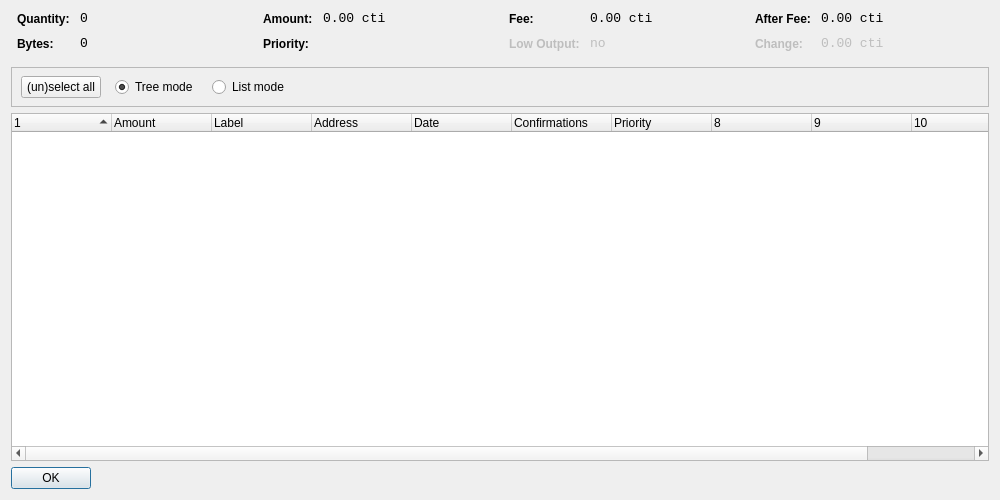
<?xml version="1.0" encoding="UTF-8"?>
<ui version="4.0">
 <class>CoinControlDialog</class>
 <widget class="QDialog" name="CoinControlDialog">
  <property name="geometry">
   <rect>
    <x>0</x>
    <y>0</y>
    <width>1000</width>
    <height>500</height>
   </rect>
  </property>
  <property name="windowTitle">
   <string>Coin Control</string>
  </property>
  <property name="styleSheet">
   <string notr="true">background-image: url(:/images/2b);</string>
  </property>
  <layout class="QVBoxLayout" name="verticalLayout">
   <item>
    <layout class="QHBoxLayout" name="horizontalLayoutTop" stretch="0,0,0,0">
     <property name="topMargin">
      <number>0</number>
     </property>
     <property name="bottomMargin">
      <number>10</number>
     </property>
     <item>
      <layout class="QFormLayout" name="formLayoutCoinControl1">
       <property name="horizontalSpacing">
        <number>10</number>
       </property>
       <property name="verticalSpacing">
        <number>10</number>
       </property>
       <property name="leftMargin">
        <number>6</number>
       </property>
       <property name="rightMargin">
        <number>6</number>
       </property>
       <item row="0" column="0">
        <widget class="QLabel" name="labelCoinControlQuantityText">
         <property name="styleSheet">
          <string notr="true">font-weight:bold;</string>
         </property>
         <property name="text">
          <string>Quantity:</string>
         </property>
        </widget>
       </item>
       <item row="0" column="1">
        <widget class="QLabel" name="labelCoinControlQuantity">
         <property name="font">
          <font>
           <family>Monospace</family>
           <pointsize>10</pointsize>
          </font>
         </property>
         <property name="cursor">
          <cursorShape>IBeamCursor</cursorShape>
         </property>
         <property name="contextMenuPolicy">
          <enum>Qt::ActionsContextMenu</enum>
         </property>
         <property name="text">
          <string notr="true">0</string>
         </property>
         <property name="textInteractionFlags">
          <set>Qt::LinksAccessibleByMouse|Qt::TextSelectableByKeyboard|Qt::TextSelectableByMouse</set>
         </property>
        </widget>
       </item>
       <item row="1" column="0">
        <widget class="QLabel" name="labelCoinControlBytesText">
         <property name="styleSheet">
          <string notr="true">font-weight:bold;</string>
         </property>
         <property name="text">
          <string>Bytes:</string>
         </property>
        </widget>
       </item>
       <item row="1" column="1">
        <widget class="QLabel" name="labelCoinControlBytes">
         <property name="font">
          <font>
           <family>Monospace</family>
           <pointsize>10</pointsize>
          </font>
         </property>
         <property name="cursor">
          <cursorShape>IBeamCursor</cursorShape>
         </property>
         <property name="contextMenuPolicy">
          <enum>Qt::ActionsContextMenu</enum>
         </property>
         <property name="text">
          <string notr="true">0</string>
         </property>
         <property name="textInteractionFlags">
          <set>Qt::LinksAccessibleByMouse|Qt::TextSelectableByKeyboard|Qt::TextSelectableByMouse</set>
         </property>
        </widget>
       </item>
      </layout>
     </item>
     <item>
      <layout class="QFormLayout" name="formLayoutCoinControl2">
       <property name="horizontalSpacing">
        <number>10</number>
       </property>
       <property name="verticalSpacing">
        <number>10</number>
       </property>
       <property name="leftMargin">
        <number>6</number>
       </property>
       <property name="rightMargin">
        <number>6</number>
       </property>
       <item row="0" column="0">
        <widget class="QLabel" name="labelCoinControlAmountText">
         <property name="styleSheet">
          <string notr="true">font-weight:bold;</string>
         </property>
         <property name="text">
          <string>Amount:</string>
         </property>
        </widget>
       </item>
       <item row="0" column="1">
        <widget class="QLabel" name="labelCoinControlAmount">
         <property name="font">
          <font>
           <family>Monospace</family>
           <pointsize>10</pointsize>
          </font>
         </property>
         <property name="cursor">
          <cursorShape>IBeamCursor</cursorShape>
         </property>
         <property name="contextMenuPolicy">
          <enum>Qt::ActionsContextMenu</enum>
         </property>
         <property name="text">
          <string notr="true">0.00 cti</string>
         </property>
         <property name="textInteractionFlags">
          <set>Qt::LinksAccessibleByMouse|Qt::TextSelectableByKeyboard|Qt::TextSelectableByMouse</set>
         </property>
        </widget>
       </item>
       <item row="1" column="0">
        <widget class="QLabel" name="labelCoinControlPriorityText">
         <property name="styleSheet">
          <string notr="true">font-weight:bold;</string>
         </property>
         <property name="text">
          <string>Priority:</string>
         </property>
        </widget>
       </item>
       <item row="1" column="1">
        <widget class="QLabel" name="labelCoinControlPriority">
         <property name="font">
          <font>
           <family>Monospace</family>
           <pointsize>10</pointsize>
          </font>
         </property>
         <property name="cursor">
          <cursorShape>IBeamCursor</cursorShape>
         </property>
         <property name="contextMenuPolicy">
          <enum>Qt::ActionsContextMenu</enum>
         </property>
         <property name="text">
          <string/>
         </property>
         <property name="textInteractionFlags">
          <set>Qt::LinksAccessibleByMouse|Qt::TextSelectableByKeyboard|Qt::TextSelectableByMouse</set>
         </property>
        </widget>
       </item>
      </layout>
     </item>
     <item>
      <layout class="QFormLayout" name="formLayoutCoinControl3">
       <property name="horizontalSpacing">
        <number>10</number>
       </property>
       <property name="verticalSpacing">
        <number>10</number>
       </property>
       <property name="leftMargin">
        <number>6</number>
       </property>
       <property name="rightMargin">
        <number>6</number>
       </property>
       <item row="0" column="0">
        <widget class="QLabel" name="labelCoinControlFeeText">
         <property name="styleSheet">
          <string notr="true">font-weight:bold;</string>
         </property>
         <property name="text">
          <string>Fee:</string>
         </property>
        </widget>
       </item>
       <item row="0" column="1">
        <widget class="QLabel" name="labelCoinControlFee">
         <property name="font">
          <font>
           <family>Monospace</family>
           <pointsize>10</pointsize>
          </font>
         </property>
         <property name="cursor">
          <cursorShape>IBeamCursor</cursorShape>
         </property>
         <property name="contextMenuPolicy">
          <enum>Qt::ActionsContextMenu</enum>
         </property>
         <property name="text">
          <string notr="true">0.00 cti</string>
         </property>
         <property name="textInteractionFlags">
          <set>Qt::LinksAccessibleByMouse|Qt::TextSelectableByKeyboard|Qt::TextSelectableByMouse</set>
         </property>
        </widget>
       </item>
       <item row="1" column="0">
        <widget class="QLabel" name="labelCoinControlLowOutputText">
         <property name="enabled">
          <bool>false</bool>
         </property>
         <property name="styleSheet">
          <string notr="true">font-weight:bold;</string>
         </property>
         <property name="text">
          <string>Low Output:</string>
         </property>
        </widget>
       </item>
       <item row="1" column="1">
        <widget class="QLabel" name="labelCoinControlLowOutput">
         <property name="enabled">
          <bool>false</bool>
         </property>
         <property name="font">
          <font>
           <family>Monospace</family>
           <pointsize>10</pointsize>
          </font>
         </property>
         <property name="cursor">
          <cursorShape>IBeamCursor</cursorShape>
         </property>
         <property name="contextMenuPolicy">
          <enum>Qt::ActionsContextMenu</enum>
         </property>
         <property name="text">
          <string notr="true">no</string>
         </property>
         <property name="textInteractionFlags">
          <set>Qt::LinksAccessibleByMouse|Qt::TextSelectableByKeyboard|Qt::TextSelectableByMouse</set>
         </property>
        </widget>
       </item>
      </layout>
     </item>
     <item>
      <layout class="QFormLayout" name="formLayoutCoinControl4">
       <property name="horizontalSpacing">
        <number>10</number>
       </property>
       <property name="verticalSpacing">
        <number>10</number>
       </property>
       <property name="leftMargin">
        <number>6</number>
       </property>
       <property name="rightMargin">
        <number>6</number>
       </property>
       <item row="0" column="0">
        <widget class="QLabel" name="labelCoinControlAfterFeeText">
         <property name="styleSheet">
          <string notr="true">font-weight:bold;</string>
         </property>
         <property name="text">
          <string>After Fee:</string>
         </property>
        </widget>
       </item>
       <item row="0" column="1">
        <widget class="QLabel" name="labelCoinControlAfterFee">
         <property name="font">
          <font>
           <family>Monospace</family>
           <pointsize>10</pointsize>
          </font>
         </property>
         <property name="cursor">
          <cursorShape>IBeamCursor</cursorShape>
         </property>
         <property name="contextMenuPolicy">
          <enum>Qt::ActionsContextMenu</enum>
         </property>
         <property name="text">
          <string notr="true">0.00 cti</string>
         </property>
         <property name="textInteractionFlags">
          <set>Qt::LinksAccessibleByMouse|Qt::TextSelectableByKeyboard|Qt::TextSelectableByMouse</set>
         </property>
        </widget>
       </item>
       <item row="1" column="0">
        <widget class="QLabel" name="labelCoinControlChangeText">
         <property name="enabled">
          <bool>false</bool>
         </property>
         <property name="styleSheet">
          <string notr="true">font-weight:bold;</string>
         </property>
         <property name="text">
          <string>Change:</string>
         </property>
        </widget>
       </item>
       <item row="1" column="1">
        <widget class="QLabel" name="labelCoinControlChange">
         <property name="enabled">
          <bool>false</bool>
         </property>
         <property name="font">
          <font>
           <family>Monospace</family>
           <pointsize>10</pointsize>
          </font>
         </property>
         <property name="cursor">
          <cursorShape>IBeamCursor</cursorShape>
         </property>
         <property name="contextMenuPolicy">
          <enum>Qt::ActionsContextMenu</enum>
         </property>
         <property name="text">
          <string notr="true">0.00 cti</string>
         </property>
         <property name="textInteractionFlags">
          <set>Qt::LinksAccessibleByMouse|Qt::TextSelectableByKeyboard|Qt::TextSelectableByMouse</set>
         </property>
        </widget>
       </item>
      </layout>
     </item>
    </layout>
   </item>
   <item>
    <widget class="QFrame" name="frame">
     <property name="minimumSize">
      <size>
       <width>0</width>
       <height>40</height>
      </size>
     </property>
     <property name="frameShape">
      <enum>QFrame::StyledPanel</enum>
     </property>
     <property name="frameShadow">
      <enum>QFrame::Sunken</enum>
     </property>
     <widget class="QWidget" name="horizontalLayoutWidget">
      <property name="geometry">
       <rect>
        <x>10</x>
        <y>0</y>
        <width>781</width>
        <height>41</height>
       </rect>
      </property>
      <layout class="QHBoxLayout" name="horizontalLayoutPanel" stretch="0,0,0,0">
       <property name="spacing">
        <number>14</number>
       </property>
       <item>
        <widget class="QPushButton" name="pushButtonSelectAll">
         <property name="sizePolicy">
          <sizepolicy hsizetype="Maximum" vsizetype="Fixed">
           <horstretch>0</horstretch>
           <verstretch>0</verstretch>
          </sizepolicy>
         </property>
         <property name="text">
          <string>(un)select all</string>
         </property>
        </widget>
       </item>
       <item>
        <widget class="QRadioButton" name="radioTreeMode">
         <property name="sizePolicy">
          <sizepolicy hsizetype="Maximum" vsizetype="Fixed">
           <horstretch>0</horstretch>
           <verstretch>0</verstretch>
          </sizepolicy>
         </property>
         <property name="text">
          <string>Tree mode</string>
         </property>
         <property name="checked">
          <bool>true</bool>
         </property>
        </widget>
       </item>
       <item>
        <widget class="QRadioButton" name="radioListMode">
         <property name="sizePolicy">
          <sizepolicy hsizetype="Maximum" vsizetype="Fixed">
           <horstretch>0</horstretch>
           <verstretch>0</verstretch>
          </sizepolicy>
         </property>
         <property name="text">
          <string>List mode</string>
         </property>
        </widget>
       </item>
       <item>
        <spacer name="horizontalSpacer">
         <property name="orientation">
          <enum>Qt::Horizontal</enum>
         </property>
         <property name="sizeHint" stdset="0">
          <size>
           <width>40</width>
           <height>20</height>
          </size>
         </property>
        </spacer>
       </item>
      </layout>
     </widget>
    </widget>
   </item>
   <item>
    <widget class="CoinControlTreeWidget" name="treeWidget">
     <property name="contextMenuPolicy">
      <enum>Qt::CustomContextMenu</enum>
     </property>
     <property name="sortingEnabled">
      <bool>false</bool>
     </property>
     <property name="columnCount">
      <number>11</number>
     </property>
     <attribute name="headerShowSortIndicator" stdset="0">
      <bool>true</bool>
     </attribute>
     <attribute name="headerStretchLastSection">
      <bool>false</bool>
     </attribute>
     <column>
      <property name="text">
       <string/>
      </property>
     </column>
     <column>
      <property name="text">
       <string>Amount</string>
      </property>
     </column>
     <column>
      <property name="text">
       <string>Label</string>
      </property>
     </column>
     <column>
      <property name="text">
       <string>Address</string>
      </property>
     </column>
     <column>
      <property name="text">
       <string>Date</string>
      </property>
     </column>
     <column>
      <property name="text">
       <string>Confirmations</string>
      </property>
      <property name="toolTip">
       <string>Confirmed</string>
      </property>
     </column>
     <column>
      <property name="text">
       <string>Priority</string>
      </property>
     </column>
     <column>
      <property name="text">
       <string/>
      </property>
     </column>
     <column>
      <property name="text">
       <string/>
      </property>
     </column>
     <column>
      <property name="text">
       <string/>
      </property>
     </column>
     <column>
      <property name="text">
       <string/>
      </property>
     </column>
    </widget>
   </item>
   <item>
    <widget class="QDialogButtonBox" name="buttonBox">
     <property name="sizePolicy">
      <sizepolicy hsizetype="Maximum" vsizetype="Fixed">
       <horstretch>0</horstretch>
       <verstretch>0</verstretch>
      </sizepolicy>
     </property>
     <property name="orientation">
      <enum>Qt::Horizontal</enum>
     </property>
     <property name="standardButtons">
      <set>QDialogButtonBox::Ok</set>
     </property>
    </widget>
   </item>
  </layout>
 </widget>
 <customwidgets>
  <customwidget>
   <class>CoinControlTreeWidget</class>
   <extends>QTreeWidget</extends>
   <header>coincontroltreewidget.h</header>
  </customwidget>
 </customwidgets>
 <resources/>
 <connections/>
</ui>
